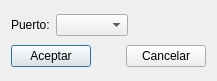
<?xml version="1.0" encoding="UTF-8"?>
<ui version="4.0">
 <class>portcfg</class>
 <widget class="QDialog" name="portcfg">
  <property name="geometry">
   <rect>
    <x>0</x>
    <y>0</y>
    <width>217</width>
    <height>81</height>
   </rect>
  </property>
  <property name="windowTitle">
   <string>Dialog</string>
  </property>
  <layout class="QGridLayout" name="gridLayout">
   <item row="0" column="0">
    <layout class="QHBoxLayout" name="horizontalLayout_2">
     <item>
      <widget class="QLabel" name="label">
       <property name="text">
        <string>Puerto:</string>
       </property>
      </widget>
     </item>
     <item>
      <widget class="QComboBox" name="cmb_puertos"/>
     </item>
     <item>
      <spacer name="horizontalSpacer">
       <property name="orientation">
        <enum>Qt::Horizontal</enum>
       </property>
       <property name="sizeHint" stdset="0">
        <size>
         <width>40</width>
         <height>20</height>
        </size>
       </property>
      </spacer>
     </item>
    </layout>
   </item>
   <item row="1" column="0">
    <layout class="QHBoxLayout" name="horizontalLayout">
     <item>
      <widget class="QPushButton" name="btn_aceptar">
       <property name="text">
        <string>Aceptar</string>
       </property>
      </widget>
     </item>
     <item>
      <spacer name="horizontalSpacer_2">
       <property name="orientation">
        <enum>Qt::Horizontal</enum>
       </property>
       <property name="sizeHint" stdset="0">
        <size>
         <width>40</width>
         <height>20</height>
        </size>
       </property>
      </spacer>
     </item>
     <item>
      <widget class="QPushButton" name="btn_cancelar">
       <property name="text">
        <string>Cancelar</string>
       </property>
      </widget>
     </item>
    </layout>
   </item>
  </layout>
 </widget>
 <resources/>
 <connections/>
</ui>
